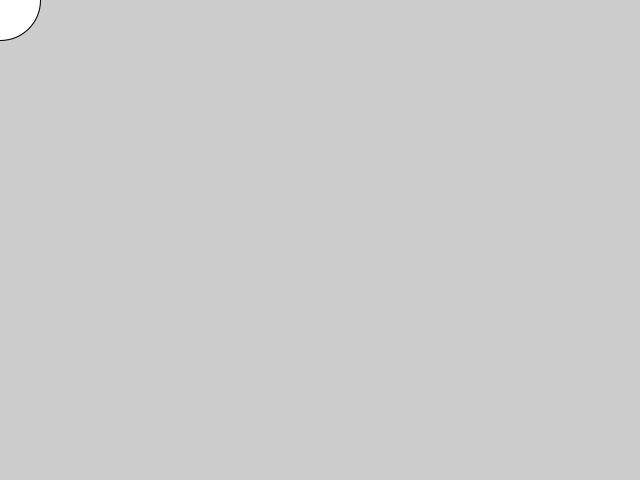
Frame 1 (no input)
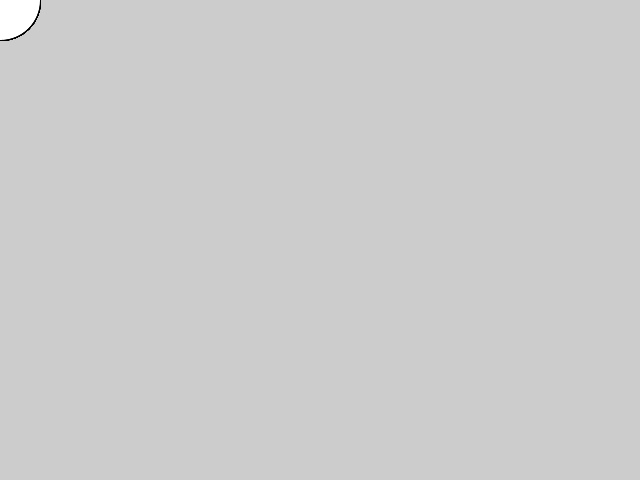
Frame 60 (the mouse pressed at the canvas centre just before this capture)
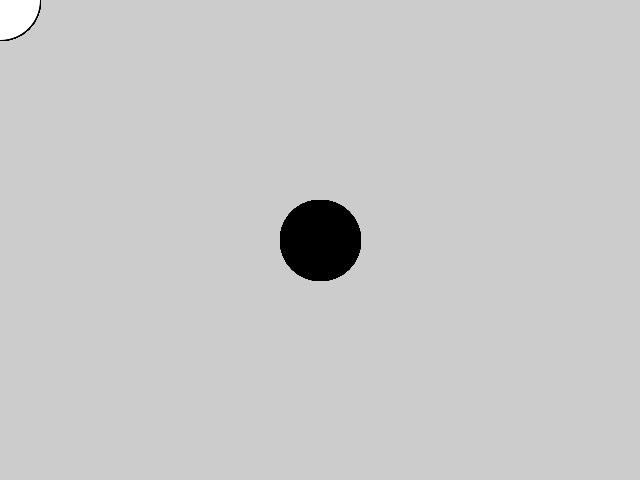
Frame 120 (the mouse held since frame 60 and released just before this capture)

The Processing sketch that drew these frames (run headless with seeded random() and noise(); from frame 60 on, the mouse is pressed at the canvas centre):

// Processing sketch: Ex_1_processingweb_1
// ── Ex_1_processingweb_1.pde
// Coding Art Book
// Yu Zhang + Mathias Funk, 2020

// Processing mouse drawing example
// find the code for the web in the web_content folder

void setup() {
  size(640, 480);
}

void draw() {
  if (mousePressed) {
    fill(0);
  } else {
    fill(255);
  }
  ellipse(mouseX, mouseY, 80, 80);
}
